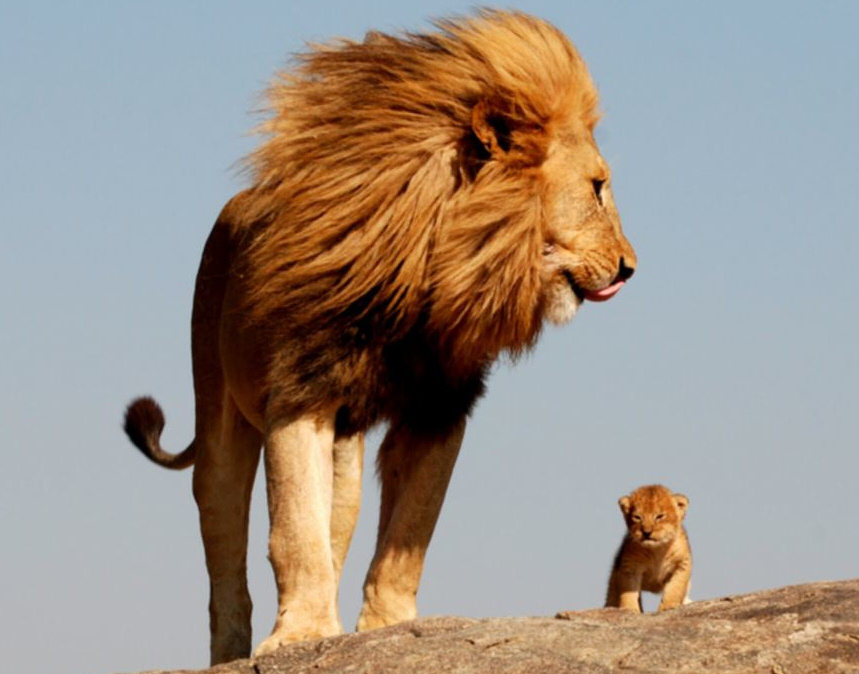
#> input picture test_images/lion.jpg, 859 x 674 px, found by its file name
$ python basic_histogram.py
#> lines starting #> are read from the running program, lines starting #| are printed output that depends on the picture
from matplotlib import pyplot as plt
import cv2
img=cv2.imread("/home/saujanya/OCR/practice/test_images/lion.jpg")
#> img is the input picture: shape (674, 859, 3); mean B, G, R 135.7, 146.2, 157.9
cv2.imshow("Original",img)

#Grayscale Histogram
gray=cv2.cvtColor(img,cv2.COLOR_BGR2GRAY)
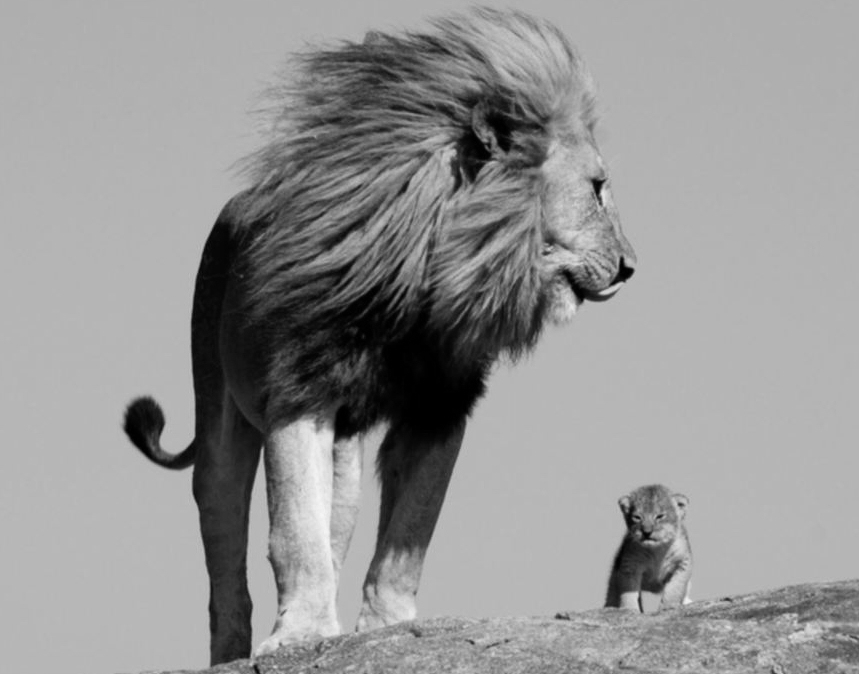
#> gray: shape (674, 859); min 0, max 246, mean 148.5
hist=cv2.calcHist(img,[0],None,[256],[0,256])
#> hist = 256 values, max 465 at index 180, min 0 at index 0, mean 10.07
plt.figure()
plt.title("Grayscale Histogram")
plt.xlabel("Bins")
plt.ylabel("# of Pixels")
plt.plot(hist)
plt.xlim([0,256])
plt.show()
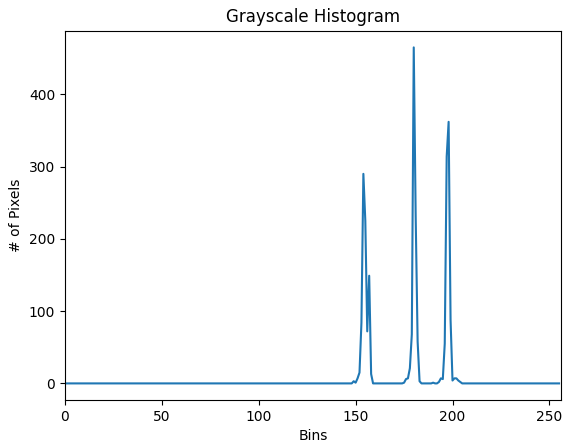
#> figure drawn by matplotlib, 1 panel; curve peaks at x = 180, y = 465
cv2.waitKey(0)
cv2.destroyAllWindows()
